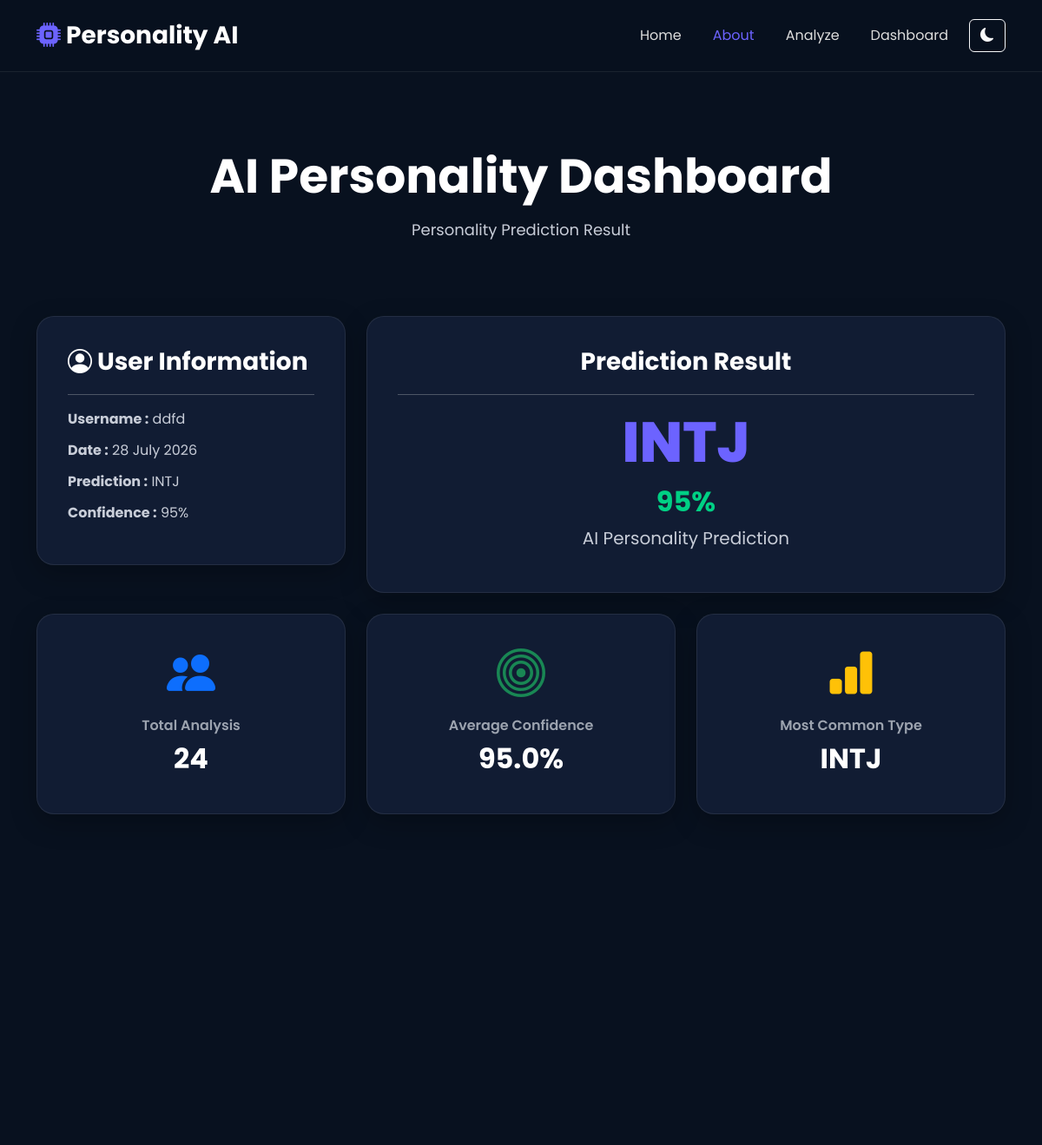
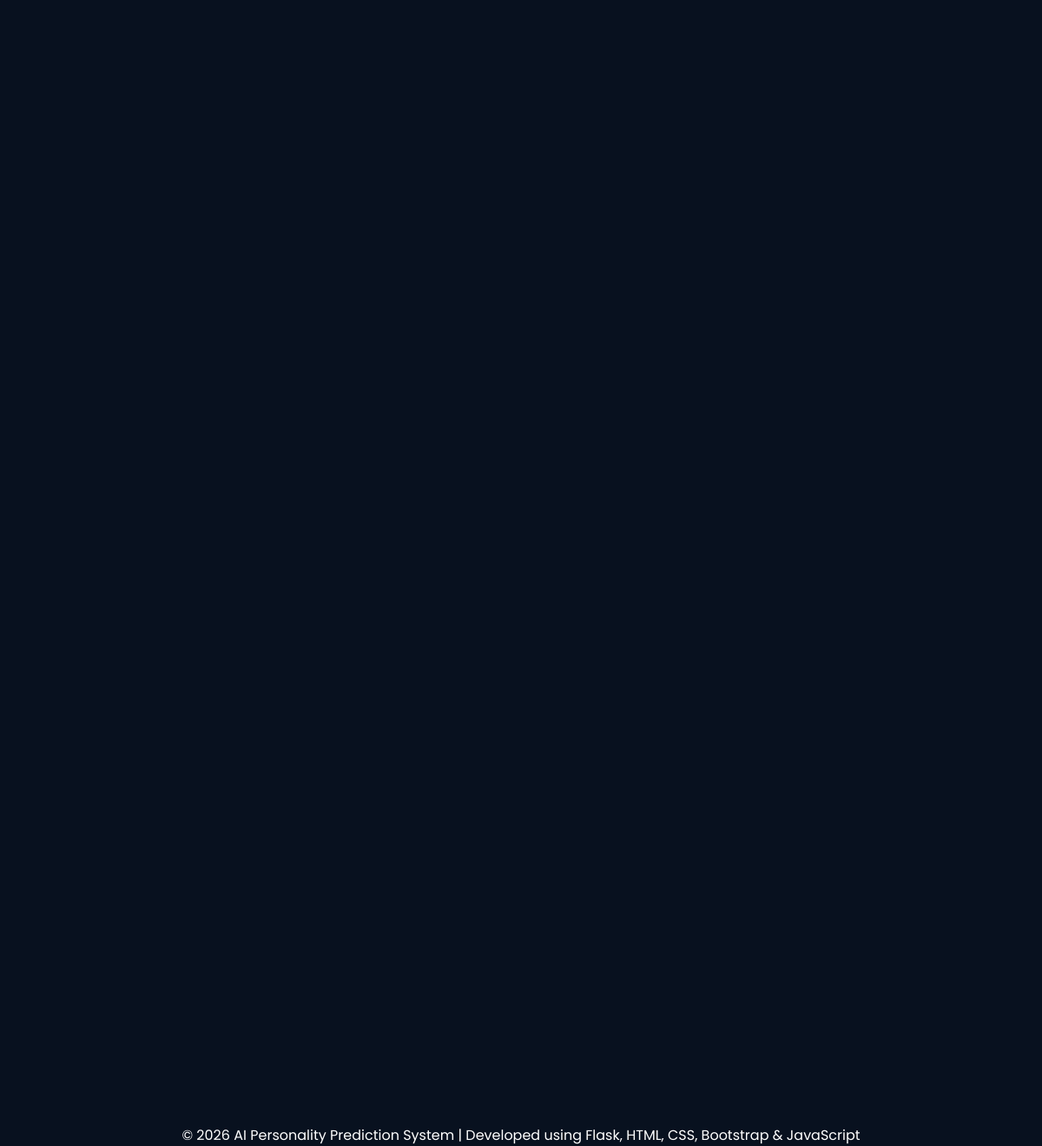
The app's page /dashboard (signed in) with its own data (2 pictures, top to bottom).
### tables this page shows
CREATE TABLE predictions (

    id INTEGER PRIMARY KEY AUTOINCREMENT,

    username TEXT NOT NULL,
    user_id INTEGER NOT NULL,

    personality_type TEXT NOT NULL,

    confidence INTEGER NOT NULL,

    introvert INTEGER,

    thinking INTEGER,

    judging INTEGER,

    intuition INTEGER,

    created_at TIMESTAMP DEFAULT CURRENT_TIMESTAMP

);

### app.py (the view)
@app.route("/dashboard")
def dashboard():
    if "user_id" not in session:
        return redirect(url_for("login"))
    conn = sqlite3.connect(DB_PATH)
    cursor = conn.cursor()
    cursor.execute("""
    SELECT username,
           personality_type,
           confidence,
           introvert,
           thinking,
           judging,
           intuition
    FROM predictions
    WHERE user_id = ?
    ORDER BY id DESC
    LIMIT 1
    """, (session["user_id"],))
    result = cursor.fetchone()
    cursor.execute("""
    SELECT COUNT(*)
    FROM predictions
    WHERE user_id = ?
    """, (session["user_id"],))
    total_analysis = cursor.fetchone()[0]
    cursor.execute("""
    SELECT ROUND(AVG(confidence),2)
    FROM predictions
    WHERE user_id = ?
    """, (session["user_id"],))
    average_confidence = cursor.fetchone()[0]
    if average_confidence is None:
        average_confidence = 0
    cursor.execute("""
    SELECT personality_type
    FROM predictions
    WHERE user_id = ?
    GROUP BY personality_type
    ORDER BY COUNT(*) DESC
    LIMIT 1
    """, (session["user_id"],))
    data = cursor.fetchone()
    if data:
        most_common = data[0]
    else:
        most_common = "--"
    conn.close()
    return render_template(
        "dashboard.html",
        result=result,
        total_analysis=total_analysis,
        average_confidence=average_confidence,
        most_common=most_common
    )

### templates/dashboard.html (shortened to what this page needs)
<!DOCTYPE html>
<html lang="en">
<head>
    <link href="https://cdn.jsdelivr.net/npm/bootstrap@5.3.3/dist/css/bootstrap.min.css" rel="stylesheet">
    <link href="https://cdn.jsdelivr.net/npm/bootstrap-icons@1.11.3/font/bootstrap-icons.css" rel="stylesheet">
    <link rel="stylesheet" href="{{ url_for('static', filename='css/dashboard.css') }}">
    <link rel="stylesheet" href="{{ url_for('static', filename='css/theme.css') }}">
</head>
<body>
<nav class="navbar navbar-expand-lg navbar-dark fixed-top custom-navbar">
    <div class="container">
        <a class="navbar-brand fw-bold" href="/">
            <i class="bi bi-cpu-fill"></i> Personality AI
        </a>
        <div class="collapse navbar-collapse" id="navbarNav">
          <ul class="navbar-nav ms-auto">
    <li class="nav-item">
        <a class="nav-link" href="/" data-lang="home">Home</a>
    </li>
    <li class="nav-item">
        <a class="nav-link active" href="/about" data-lang="about">About</a>
    </li>
    <li class="nav-item">
        <a class="nav-link" href="/analyze" data-lang="analyze">Analyze</a>
    </li>
    <li class="nav-item">
        <a class="nav-link" href="/dashboard" data-lang="dashboard">Dashboard</a>
    </li>
</ul>
   <button
class="btn btn-outline-light ms-3"
onclick="toggleTheme()">
<i id="themeIcon" class="bi bi-moon-fill"></i>
</button>
        </div>
    </div>
</nav>
<section class="dashboard-header">
    <div class="container text-center">
        <h1>AI Personality Dashboard</h1>
        <p>
            Personality Prediction Result
        </p>
    </div>
</section>
<section class="dashboard-section">
<div class="container">
<div class="row">
<div class="col-lg-4 mb-4">
<div class="dashboard-card">
<h3>
<i class="bi bi-person-circle"></i>
User Information
</h3>
<hr>
<p>
<strong>Username :</strong>
{{ result[0] if result else "No Data" }}
</p>
<p>
</p>
<p>
<strong>Prediction :</strong>
{{ result[1] if result else "--" }}
</p>
<p>
<strong>Confidence :</strong>
{{ result[2] if result else "0" }}%
</p>
</div>
</div>
<div class="col-lg-8 mb-4">
<div class="dashboard-card text-center">
<h3>
Prediction Result
</h3>
<hr>
<h1 class="result-type">
{{ result[1] if result else "--" }}
</h1>
<h2 class="confidence">
{{ result[2] if result else "0" }}%
</h2>
<p class="result-text">
AI Personality Prediction
</p>
</div>
</div>
</div>
<div class="row mb-4">
    <div class="col-md-4">
        <div class="dashboard-card text-center">
            <i class="bi bi-people-fill display-4 text-primary"></i>
            <h5 class="mt-3">Total Analysis</h5>
            <h2>{{ total_analysis }}</h2>
        </div>
    </div>
    <div class="col-md-4">
        <div class="dashboard-card text-center">
            <i class="bi bi-bullseye display-4 text-success"></i>
            <h5 class="mt-3">Average Confidence</h5>
            <h2>{{ average_confidence }}%</h2>
        </div>
    </div>
    <div class="col-md-4">
        <div class="dashboard-card text-center">
            <i class="bi bi-bar-chart-fill display-4 text-warning"></i>
            <h5 class="mt-3">Most Common Type</h5>
            <h2>{{ most_common }}</h2>
        </div>
    </div>
</div>
</section>
<footer class="footer text-center">
    <div class="container">
        <p class="mb-0">
            © 2026 AI Personality Prediction System |
            Developed using Flask, HTML, CSS, Bootstrap & JavaScript
        </p>
    </div>
</footer>
</body>
</html>

### static/css/dashboard.css (style rules this page uses)
* { margin:0; padding:0; box-sizing:border-box; font-family:'Poppins',sans-serif; }
body { background:#08111F; color:#fff; overflow-x:hidden; }
.custom-navbar { background:rgba(8,17,31,.90); backdrop-filter:blur(10px); padding:15px 0; border-bottom:1px solid rgba(255,255,255,.08); }
.navbar-brand { font-size:28px; font-weight:700; }
.navbar-brand i { color:#6C63FF; }
.nav-link { color:#ddd !important; margin-left:20px; transition:.3s; }
.nav-link:hover, .nav-link.active { color:#6C63FF !important; }
.dashboard-header { padding:170px 0 70px; text-align:center; }
.dashboard-header h1 { font-size:55px; font-weight:700; }
.dashboard-header p { color:#c8cdd8; font-size:18px; margin-top:15px; }
.dashboard-section { padding-bottom:100px; }
.dashboard-card { background:#111C33; border-radius:20px; padding:35px; border:1px solid rgba(255,255,255,.08); box-shadow:0 10px 30px rgba(0,0,0,.25); transition:.4s; }
.dashboard-card h3 { margin-bottom:20px; font-weight:700; }
.dashboard-card p { color:#c8cdd8; margin-bottom:12px; }
.result-type { font-size:65px; font-weight:800; color:#6C63FF; }
.result-text { font-size:20px; color:#ddd; }
.confidence { font-size:60px; font-weight:800; color:#00D084; }
.dashboard-card { transition:0.35s ease; }
.dashboard-card i { transition:.35s; }
.dashboard-card h2 { font-size:2rem; font-weight:700; margin-top:10px; }
.dashboard-card h5 { font-size:1rem; font-weight:600; color:#9ca3af; margin-top:15px; }
.bi-people-fill { color:#0d6efd; }
.bi-bullseye { color:#198754; }
.bi-bar-chart-fill { color:#ffc107; }

### static/css/theme.css (style rules this page uses)
body, .navbar, .dashboard-card, .analyze-card, .about-card, .stat-card, .work-card, .hero, section, table, .btn, input, textarea { transition: all .35s ease; }

### records on screen
predictions: username "ddfd", personality_type "INTJ", confidence "95"

### other values on screen
{{ total_analysis }} "24"
{{ average_confidence }} "95.0"
{{ most_common }} "INTJ"
